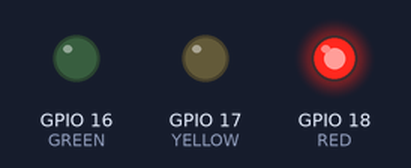
Simulated run of this sketch. Board: ESP32. Parts: output pins drawn as LEDs (lit = HIGH).

Above: at 1.0 s.
At 2.2 s:
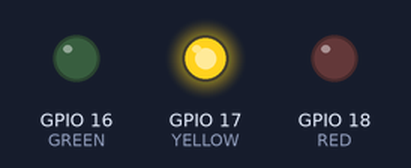
At 5.0 s:
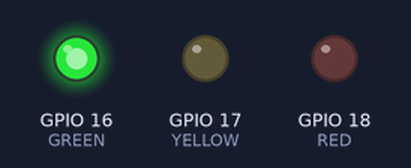
Timing chart, 0 to 9.8 s (numbered marks = the images above):
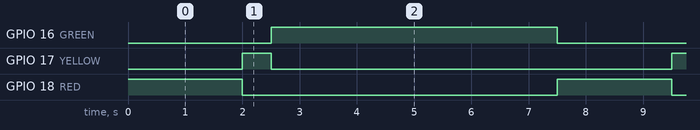

The sketch:

sketch.ino
```cpp
int RED = 18;
int GREEN =16;
int YELLOW =17;
void setup()
{
  pinMode(RED, OUTPUT);
  pinMode(GREEN, OUTPUT);
  pinMode(YELLOW, OUTPUT);
}

void loop()
{
  digitalWrite(RED, HIGH);
  delay(2000); // Wait for 1000 millisecond(s)
  digitalWrite(RED, LOW);

  digitalWrite(YELLOW, HIGH);
  delay(500); // Wait for 1000 millisecond(s)
  digitalWrite(YELLOW, LOW);

  digitalWrite(GREEN, HIGH);
  delay(5000); // Wait for 1000 millisecond(s)
  digitalWrite(GREEN, LOW);

}
```

Measured:
- by itself, GPIO 16 (GREEN): alternates HIGH for 5.0 s and LOW for 2.5 s
- by itself, GPIO 17 (YELLOW): alternates HIGH for 0.50 s and LOW for 7.0 s
- by itself, GPIO 18 (RED): alternates HIGH for 2.0 s and LOW for 5.5 s
